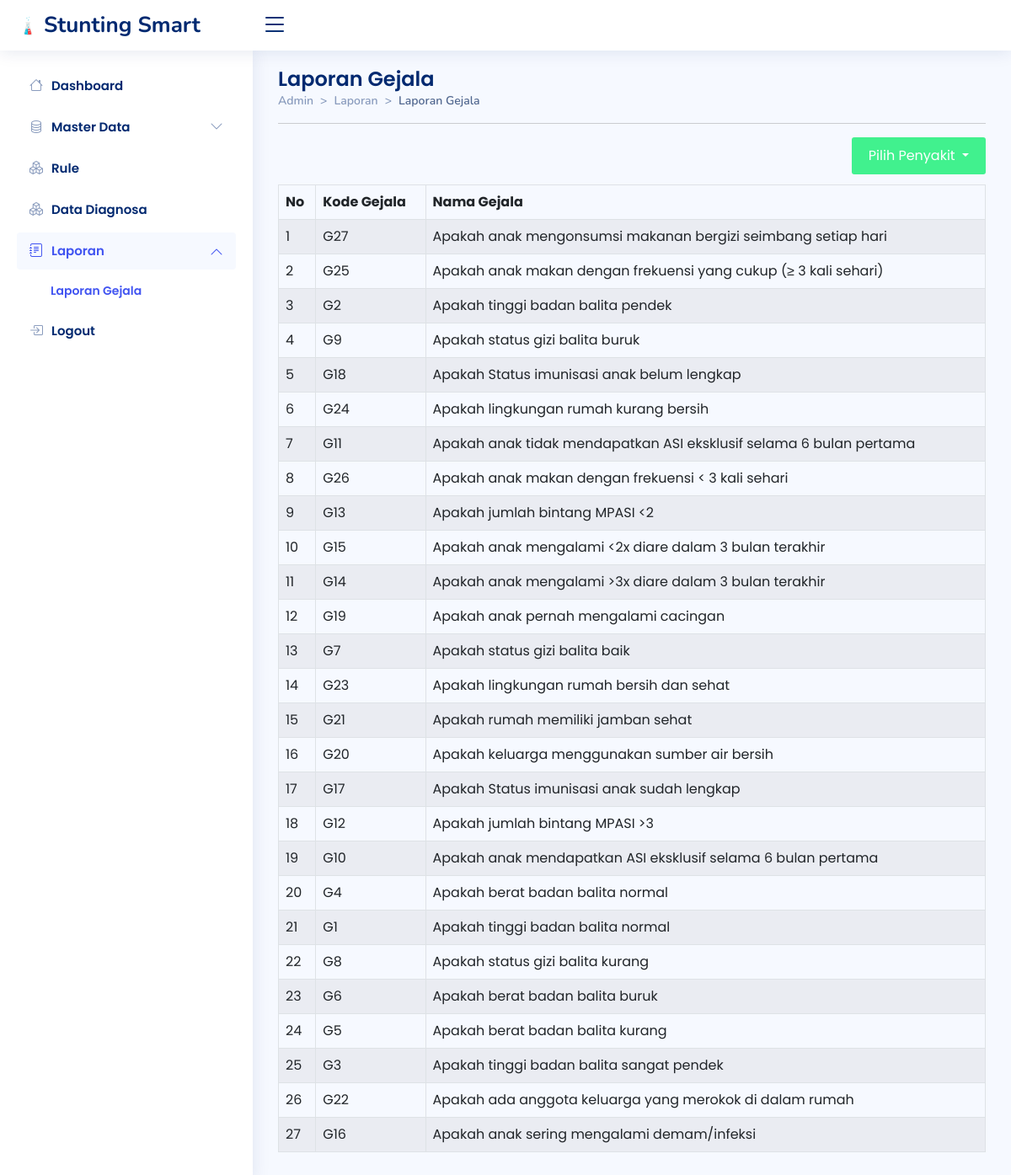
Page /admin/laporan/lapgejala.php on the committed database.
### tables this page shows
CREATE TABLE `tb_rules` (
  `id_rules` int(11) NOT NULL,
  `id_gejala` int(11) DEFAULT NULL,
  `id_penyakit` int(11) DEFAULT NULL,
  `belief` float DEFAULT NULL
);

CREATE TABLE `tb_gejala` (
  `id` int(11) NOT NULL,
  `kdgejala` varchar(3) DEFAULT NULL,
  `gejala` text DEFAULT NULL
);

### admin/laporan/lapgejala.php (the view, shortened to what this page needs)
<!DOCTYPE html>
<html lang="en">
<head>
  <link href="../../assets/vendor/bootstrap/css/bootstrap.min.css" rel="stylesheet">
  <link rel="stylesheet" href="https://cdn.jsdelivr.net/npm/bootstrap-icons@1.10.2/font/bootstrap-icons.css">
  <link href="../../assets/vendor/boxicons/css/boxicons.min.css" rel="stylesheet">
  <link href="../../assets/vendor/quill/quill.snow.css" rel="stylesheet">
  <link href="../../assets/vendor/quill/quill.bubble.css" rel="stylesheet">
  <link href="../../assets/vendor/remixicon/remixicon.css" rel="stylesheet">
  <link href="../../assets/vendor/simple-datatables/style.css" rel="stylesheet">
  <link href="../../assets/css/style.css" rel="stylesheet">
</head>
<body>
  <header id="header" class="header fixed-top d-flex align-items-center">
    <div class="d-flex align-items-center justify-content-between">
      <a href="../index.php" class="logo d-flex align-items-center">
        <img src="../../assets/img/logo.png" alt="">
        <span class="d-none d-lg-block">Stunting Smart</span>
      </a>
      <i class="bi bi-list toggle-sidebar-btn"></i>
    </div>
  </header>
  <aside id="sidebar" class="sidebar">
    <ul class="sidebar-nav" id="sidebar-nav">
      <li class="nav-item">
        <a class="nav-link collapsed" href="../index.php">
          <i class="bi bi-house"></i>
          <span>Dashboard</span>
        </a>
      </li>
      <li class="nav-item">
        <a class="nav-link collapsed" data-bs-target="#components-nav" data-bs-toggle="collapse" href="#">
          <i class="bi bi-database"></i><span>Master Data</span><i class="bi bi-chevron-down ms-auto"></i>
        </a>
      </li>
      <li class="nav-item">
        <a class="nav-link collapsed" href="../rules/rules.php">
          <i class="bi bi-boxes"></i>
          <span>Rule</span>
        </a>
      </li>
      <li class="nav-item">
        <a class="nav-link collapsed" href="../data_diagnosis.php">
          <i class="bi bi-boxes"></i>
          <span>Data Diagnosa</span>
        </a>
      </li>
      <li class="nav-item">
        <a class="nav-link" data-bs-target="#forms-nav" data-bs-toggle="collapse" href="#">
          <i class="bi bi-journal-text"></i><span>Laporan</span><i class="bi bi-chevron-down ms-auto"></i>
        </a>
        <ul id="forms-nav" class="nav-content collapse show" data-bs-parent="#sidebar-nav">
          <li>
            <a href="../laporan/lapgejala.php" class="active">
              <span>Laporan Gejala</span>
            </a>
          </li>
        </ul>
      </li>
      <li class="nav-item">
        <a class="nav-link collapsed" href="javascript:;" data-bs-toggle="modal" data-bs-target="#logoutmodal">
          <i class="bi bi-box-arrow-in-right"></i>
          <span>Logout</span>
        </a>
      </li>
    </ul>
  </aside>
  <main id="main" class="main">
    <div class="pagetitle">
      <h1>Laporan Gejala</h1>
      <nav style="--bs-breadcrumb-divider: '>';">
        <ol class="breadcrumb">
          <li class="breadcrumb-item"><a href="../index.php">Admin</a></li>
          <li class="breadcrumb-item">Laporan</li>
          <li class="breadcrumb-item active">Laporan Gejala</li>
        </ol>
      </nav>
      <hr>
    </div>
    <section>
      <div class="dropdown bx-pull-right">
        <button class="tambah dropdown-toggle" type="button" data-bs-toggle="dropdown" aria-expanded="false">
          Pilih Penyakit
        </button>
          <?php
          include "../koneksi.php";
          ?>
      </div> <br> <br>
      <div class="table-responsive mt-2">
        <table class="table table-striped table-hover table-bordered">
          <thead>
            <tr>
              <th>No</th>
              <th>Kode Gejala</th>
              <th>Nama Gejala</th>
            </tr>
          </thead>
          <tbody>
            <?php
            if (isset($_GET['data'])) {
              $kdsakit = $_GET['data'];
              $sql = "SELECT * FROM tb_rules,tb_gejala WHERE tb_rules.id_penyakit='$kdsakit' AND tb_gejala.id=tb_rules.id_gejala ";
            } else {
              $sql = "SELECT * FROM tb_rules,tb_gejala WHERE tb_gejala.id=tb_rules.id_gejala ";
            }
            $qry = mysqli_query($koneksi, $sql) or die("SQL Error" . mysqli_error($koneksi));
            $no = 0;
            while ($data = mysqli_fetch_array($qry)) {
              $no++;
            ?>
              <tr>
                <td><?php echo $no; ?></td>
                <td><?php echo $data['kdgejala']; ?></td>
                <td><?php echo $data['gejala']; ?></td>
              </tr><?php } ?>
          </tbody>
        </table>
      </div>
    </section>
  </main>
</body>
</html>

### assets/css/style.css (style rules this page uses)
:root { scroll-behavior: smooth; }
body { font-family: "Poppins", sans-serif; background: #f6f9ff; color: #444444; }
a { color: #41f18e; text-decoration: none; }
.tambah { color: #41f18e; text-decoration: none; }
span { font-family: "Poppins", sans-serif; }
h1, h2, h3, h4, h5, h6 { font-family: "Poppins", sans-serif; }
#main { margin-top: 60px; padding: 20px 30px; transition: all 0.3s; }
.pagetitle { margin-bottom: 10px; }
.pagetitle h1 { font-size: 24px; margin-bottom: 0; font-weight: 600; color: #012970; }
.breadcrumb { font-size: 14px; font-family: "Nunito", sans-serif; color: #899bbd; font-weight: 600; }
.breadcrumb a { color: #899bbd; transition: 0.3s; }
.breadcrumb .breadcrumb-item::before { color: #899bbd; }
.breadcrumb .active { color: #51678f; font-weight: 600; }
.logo { line-height: 1; }
@media (min-width: 1200px) { .logo { width: 280px; } }
.logo img { max-height: 26px; margin-right: 6px; }
.logo span { font-size: 26px; font-weight: 700; color: #012970; font-family: "Nunito", sans-serif; }
.header { transition: all 0.5s; z-index: 997; height: 60px; box-shadow: 0px 2px 20px rgba(1, 41, 112, 0.1); background-color: #fff; padding-left: 20px; }
.header .toggle-sidebar-btn { font-size: 32px; padding-left: 10px; cursor: pointer; color: #012970; }
.sidebar { position: fixed; top: 60px; left: 0; bottom: 0; width: 300px; z-index: 996; transition: all 0.3s; padding: 20px; overflow-y: auto; scrollbar-width: thin; scrollbar-color: #aab7cf transparent; box-shadow: 0px 0px 20px rgba(1, 41, 112, 0.1); background-color: #fff; }
@media (min-width: 1200px) { #main, #footer { margin-left: 300px; } }
.sidebar-nav { padding: 0; margin: 0; list-style: none; }
.sidebar-nav li { padding: 0; margin: 0; list-style: none; }
.sidebar-nav .nav-item { margin-bottom: 5px; }
.sidebar-nav .nav-link { display: flex; align-items: center; font-size: 15px; font-weight: 600; color: #4154f1; transition: 0.3; background: #f6f9ff; padding: 10px 15px; border-radius: 4px; }
.sidebar-nav .nav-link i { font-size: 16px; margin-right: 10px; color: #4154f1; }
.sidebar-nav .nav-link.collapsed { color: #012970; background: #fff; }
.sidebar-nav .nav-link.collapsed i { color: #899bbd; }
.sidebar-nav .nav-link .bi-chevron-down { margin-right: 0; transition: transform 0.2s ease-in-out; }
.sidebar-nav .nav-link:not(.collapsed) .bi-chevron-down { transform: rotate(180deg); }
.sidebar-nav .nav-content { padding: 5px 0 0 0; margin: 0; list-style: none; }
.sidebar-nav .nav-content a { display: flex; align-items: center; font-size: 14px; font-weight: 600; color: #012970; transition: 0.3; padding: 10px 0 10px 40px; transition: 0.3s; }
.sidebar-nav .nav-content a:hover, .sidebar-nav .nav-content a.active { color: #4154f1; }

### admin/laporan/lapgejala.php (style rules this page uses)
.tambah { background-color: #41f18e; border: none; color: white; padding: 10px 20px; border-radius: 3px; }

### rows in the picture
tb_rules: id_gejala.kdgejala "G27", id_gejala.gejala "Apakah anak mengonsumsi makanan bergizi seimbang setiap hari"
tb_rules: id_gejala.kdgejala "G25", id_gejala.gejala "Apakah anak makan dengan frekuensi yang cukup (≥ 3 kali sehari)"
tb_rules: id_gejala.kdgejala "G2", id_gejala.gejala "Apakah tinggi badan balita pendek"
tb_rules: id_gejala.kdgejala "G9", id_gejala.gejala "Apakah status gizi balita buruk"
tb_rules: id_gejala.kdgejala "G18", id_gejala.gejala "Apakah Status imunisasi anak belum lengkap"
tb_rules: id_gejala.kdgejala "G24", id_gejala.gejala "Apakah lingkungan rumah kurang bersih"
tb_rules: id_gejala.kdgejala "G11", id_gejala.gejala "Apakah anak tidak mendapatkan ASI eksklusif selama 6 bulan pertama"
tb_rules: id_gejala.kdgejala "G26", id_gejala.gejala "Apakah anak makan dengan frekuensi < 3 kali sehari"
tb_rules: id_gejala.kdgejala "G13", id_gejala.gejala "Apakah jumlah bintang MPASI <2"
tb_rules: id_gejala.kdgejala "G15", id_gejala.gejala "Apakah anak mengalami <2x diare dalam 3 bulan terakhir"
tb_rules: id_gejala.kdgejala "G14", id_gejala.gejala "Apakah anak mengalami >3x diare dalam 3 bulan terakhir"
tb_rules: id_gejala.kdgejala "G19", id_gejala.gejala "Apakah anak pernah mengalami cacingan"
tb_rules: id_gejala.kdgejala "G7", id_gejala.gejala "Apakah status gizi balita baik"
tb_rules: id_gejala.kdgejala "G23", id_gejala.gejala "Apakah lingkungan rumah bersih dan sehat"
tb_rules: id_gejala.kdgejala "G21", id_gejala.gejala "Apakah rumah memiliki jamban sehat"
tb_rules: id_gejala.kdgejala "G20", id_gejala.gejala "Apakah keluarga menggunakan sumber air bersih"
tb_rules: id_gejala.kdgejala "G17", id_gejala.gejala "Apakah Status imunisasi anak sudah lengkap"
tb_rules: id_gejala.kdgejala "G12", id_gejala.gejala "Apakah jumlah bintang MPASI >3"
tb_rules: id_gejala.kdgejala "G10", id_gejala.gejala "Apakah anak mendapatkan ASI eksklusif selama 6 bulan pertama"
tb_rules: id_gejala.kdgejala "G4", id_gejala.gejala "Apakah berat badan balita normal"
tb_rules: id_gejala.kdgejala "G1", id_gejala.gejala "Apakah tinggi badan balita normal"
tb_rules: id_gejala.kdgejala "G8", id_gejala.gejala "Apakah status gizi balita kurang"
tb_rules: id_gejala.kdgejala "G6", id_gejala.gejala "Apakah berat badan balita buruk"
tb_rules: id_gejala.kdgejala "G5", id_gejala.gejala "Apakah berat badan balita kurang"
tb_rules: id_gejala.kdgejala "G3", id_gejala.gejala "Apakah tinggi badan balita sangat pendek"
tb_rules: id_gejala.kdgejala "G22", id_gejala.gejala "Apakah ada anggota keluarga yang merokok di dalam rumah"
tb_rules: id_gejala.kdgejala "G16", id_gejala.gejala "Apakah anak sering mengalami demam/infeksi"
